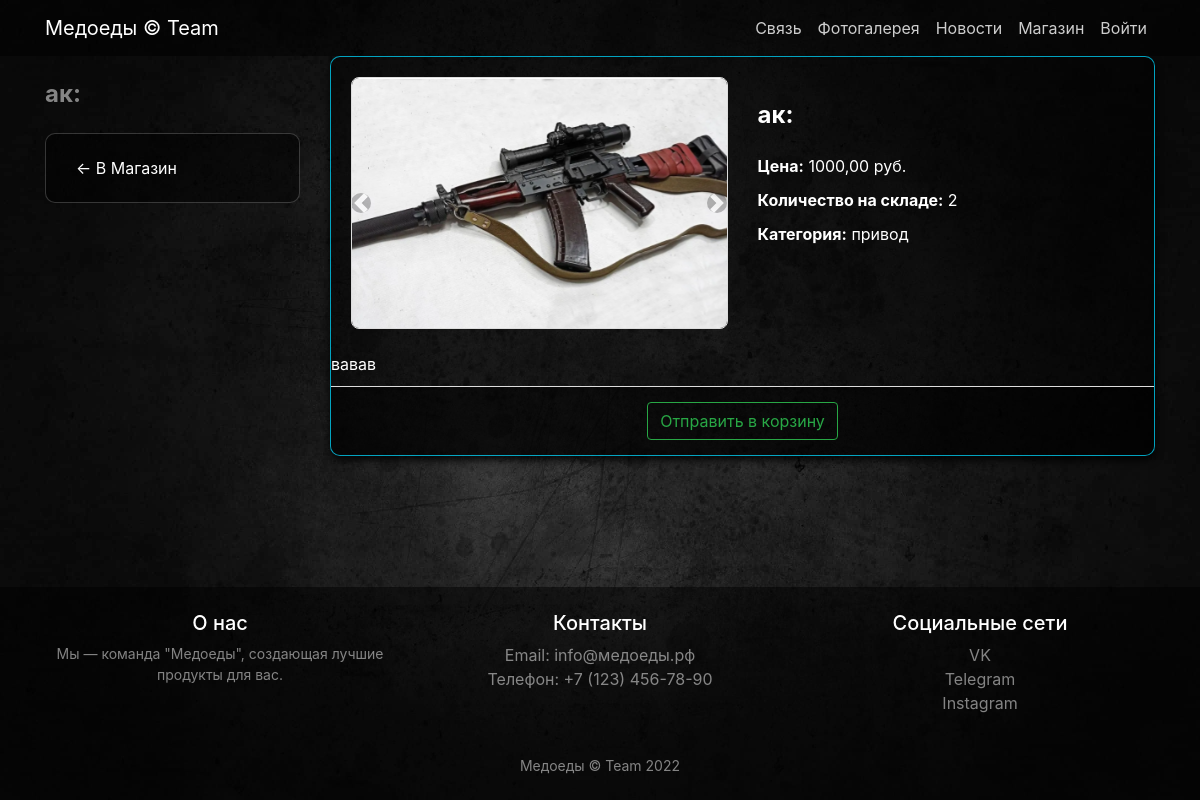
The app's page /store/product/1/, older data.
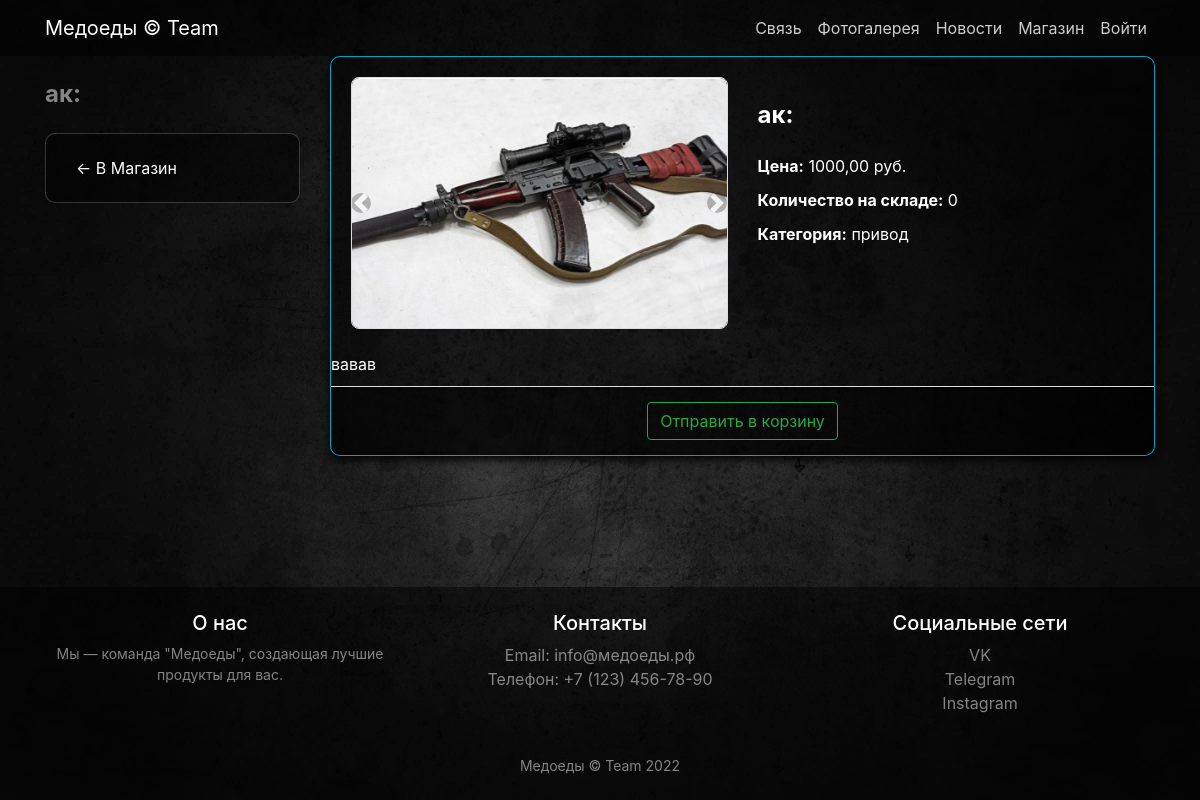
The same page, newer data.
### store/models.py (models this page shows, shortened)
class Product(models.Model):
    name = models.CharField(max_length=120)
    description = models.TextField()
    price = models.DecimalField(max_digits=10, decimal_places=2)
    quantity = models.PositiveIntegerField(default=0)
    image = models.ImageField(upload_to='products_images', blank=True)  # Основное изображение
    category = models.ForeignKey(to=ProductCategory, on_delete=models.PROTECT)

class ProductCategory(models.Model):
    name = models.CharField(max_length=50, unique=True)
    description = models.TextField(null=True, blank=True)

### store/views.py (the view)
# urls.py: path('product/<int:product_id>/', views.product_detail, name='product_detail'),
def product_detail(request, product_id):
    product = get_object_or_404(Product, id=product_id)  # Используем get_object_or_404 для безопасности
    return render(request, 'store/item.html', {'product': product})

### store/templates/store/item.html (shortened to what this page needs)
{% extends 'store/base.html' %}
{% load static %}
{% block css %}
    <link href="{% static '/css/productdetail.css' %}" rel="stylesheet">
{% endblock %}
{% block content %}
<div class="container">
    <div class="row">
        <div class="col-lg-3">
                <h3 class="my-4 text-white-50">  {{ product.name }}:</h3>
                <div class="list-group">
                    <a href="{% url 'store:index' %}" class="list-group-item back-button">← В Магазин</a>
                </div>
            </div>
        <div class="col-lg-9">
            <div class="card mb-4">
                <div class="card-body">
                    <div class="row">
                        <div class="col-lg-6">
                           <div id="carousel-example-1z" class="carousel slide carousel-fade" data-ride="carousel">
							    <ol class="carousel-indicators">
							        <li data-target="#carousel-example-1z" data-slide-to="0" class="active"></li>
							    </ol>
							    <div class="carousel-inner" role="listbox">
							        <div class="carousel-item active">
							            <img class="d-block w-100 carousel-image" src="{{ product.image.url }}" alt="Основное изображение">
							        </div>
							    </div>
							    <a class="carousel-control-prev" href="#carousel-example-1z" role="button" data-slide="prev">
							        <span class="carousel-control-prev-icon" aria-hidden="true"></span>
							    </a>
							    <a class="carousel-control-next" href="#carousel-example-1z" role="button" data-slide="next">
							        <span class="carousel-control-next-icon" aria-hidden="true"></span>
							    </a>
							</div>
                        </div>
                        <div class="col-lg-6">
                            <h3 class="my-4">{{ product.name }}:</h3>
                            <p><strong>Цена:</strong> {{ product.price }} руб.</p>
                            <p><strong>Количество на складе:</strong> {{ product.quantity }}</p>
                            <p><strong>Категория:</strong> {{ product.category.name }}</p>
                        </div>
                    </div>
                </div>
                <p class="card-text">{{ product.description }}</p>
                <div class="card-footer text-center">
                    <a class="btn btn-outline-success" href="{% url 'store:basket_add' product.id %}">
                        Отправить в корзину
                    </a>
                </div>
            </div>
        </div>
    </div>
</div>
{% endblock %}
{% block footer %}
<footer class="py-4" style="background-color: rgba(0, 0, 0, 0.5);">
    <div class="container">
        <div class="row">
            <div class="col-lg-4 col-md-6 mb-4">
                <h5 class="text-white">О нас</h5>
                <p class="text-white-50">Мы — команда "Медоеды", создающая лучшие продукты для вас.</p>
            </div>
            <div class="col-lg-4 col-md-6 mb-4">
                <h5 class="text-white">Контакты</h5>
                <ul class="list-unstyled">
                    <li><a href="mailto:info@медоеды.рф" class="text-white-50">Email: info@медоеды.рф</a></li>
                    <li><a href="#" class="text-white-50">Телефон: +7 (123) 456-78-90</a></li>
                </ul>
            </div>
            <div class="col-lg-4 col-md-6 mb-4">
                <h5 class="text-white">Социальные сети</h5>
                <ul class="list-unstyled">
                    <li><a href="https://vk.com/team_honey_badgers" class="text-white-50">VK</a></li>
                    <li><a href="https://t.me/honeybadgerteambot" class="text-white-50">Telegram</a></li>
                    <li><a href="#" class="text-white-50">Instagram</a></li>
                </ul>
            </div>
        </div>
        <div class="text-center">
            <p class="m-0 text-white-50">Медоеды &copy; Team 2022</p>
        </div>
    </div>
</footer>
{% endblock %}

Row changes from the older to the newer data that the page shows:
changed Product "ак": quantity "2" → "0"
